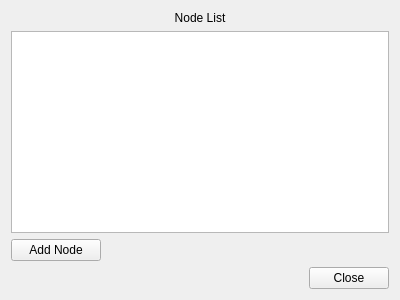
<?xml version="1.0" encoding="UTF-8"?>
<ui version="4.0">
 <class>nodelist</class>
 <widget class="QWidget" name="nodelist">
  <property name="geometry">
   <rect>
    <x>0</x>
    <y>0</y>
    <width>400</width>
    <height>300</height>
   </rect>
  </property>
  <property name="windowTitle">
   <string>Form</string>
  </property>
  <layout class="QGridLayout" name="gridLayout">
   <item row="0" column="0">
    <layout class="QVBoxLayout" name="verticalLayout">
     <item>
      <widget class="QLabel" name="label">
       <property name="text">
        <string>Node List</string>
       </property>
       <property name="alignment">
        <set>Qt::AlignHCenter|Qt::AlignTop</set>
       </property>
      </widget>
     </item>
     <item>
      <widget class="QListWidget" name="nodeList">
       <property name="editTriggers">
        <set>QAbstractItemView::NoEditTriggers</set>
       </property>
       <property name="showDropIndicator" stdset="0">
        <bool>false</bool>
       </property>
      </widget>
     </item>
     <item>
      <widget class="QPushButton" name="addNode">
       <property name="minimumSize">
        <size>
         <width>80</width>
         <height>0</height>
        </size>
       </property>
       <property name="maximumSize">
        <size>
         <width>90</width>
         <height>30</height>
        </size>
       </property>
       <property name="layoutDirection">
        <enum>Qt::LeftToRight</enum>
       </property>
       <property name="text">
        <string>Add Node</string>
       </property>
      </widget>
     </item>
     <item>
      <widget class="QDialogButtonBox" name="dialogButtons">
       <property name="standardButtons">
        <set>QDialogButtonBox::Close</set>
       </property>
       <property name="centerButtons">
        <bool>false</bool>
       </property>
      </widget>
     </item>
    </layout>
   </item>
  </layout>
 </widget>
 <resources/>
 <connections/>
</ui>
